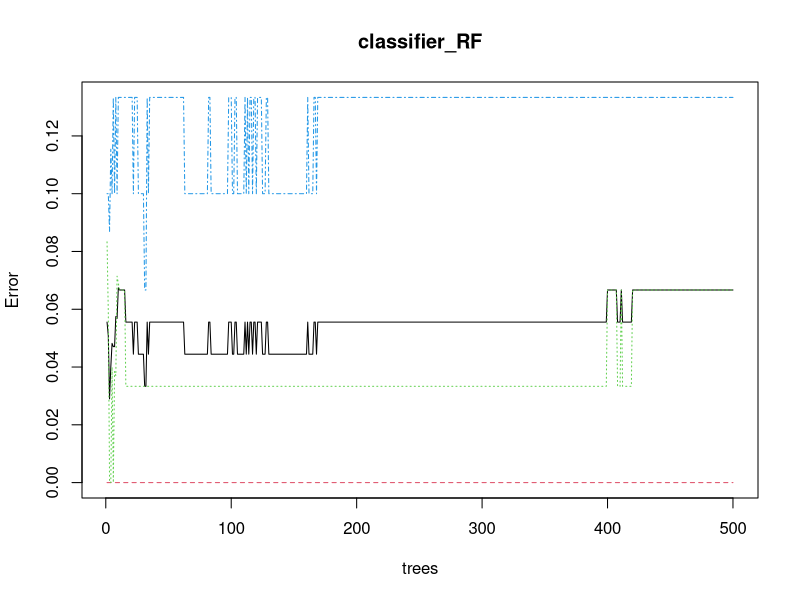
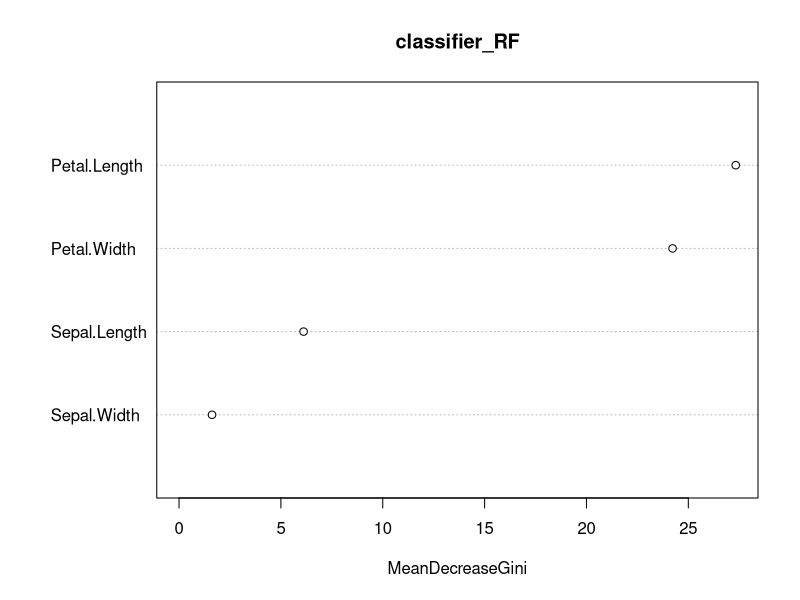

The R source for these figures, in order:
## ---- chunk 1
# Loading package 
library(caTools) 
library(randomForest) 
## ---- chunk 2
# Splitting data in train and test data 
split <- sample.split(iris, SplitRatio = 0.7) 
split 
## ---- chunk 3
train <- subset(iris, split == "TRUE") 
test <- subset(iris, split == "FALSE") 
  
# Fitting Random Forest to the train dataset 
set.seed(120)  # Setting seed 
classifier_RF = randomForest(x = train[-5], 
                             y = train$Species, 
                             ntree = 500) 
  
classifier_RF 
## ---- chunk 4
# Predicting the Test set results 
y_pred = predict(classifier_RF, newdata = test[-5]) 
  
# Confusion Matrix 
confusion_mtx = table(test[, 5], y_pred) 
confusion_mtx 
  
# Plotting model 
plot(classifier_RF) 
  
# Importance plot 
importance(classifier_RF) 
  
# Variable importance plot 
varImpPlot(classifier_RF) 
